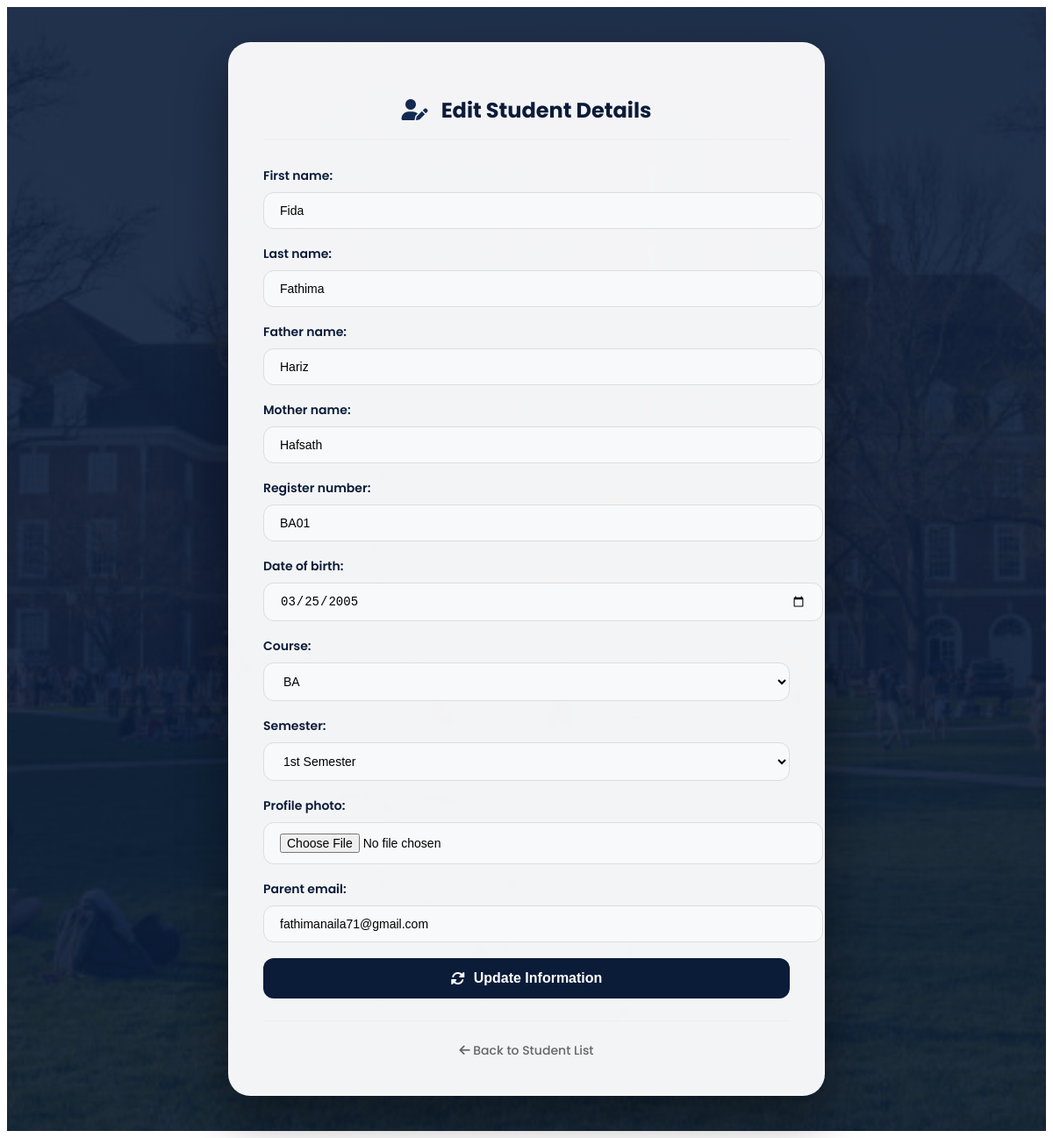
Page /adminpanel/students/edit/5/ (signed in) on the earlier database version.
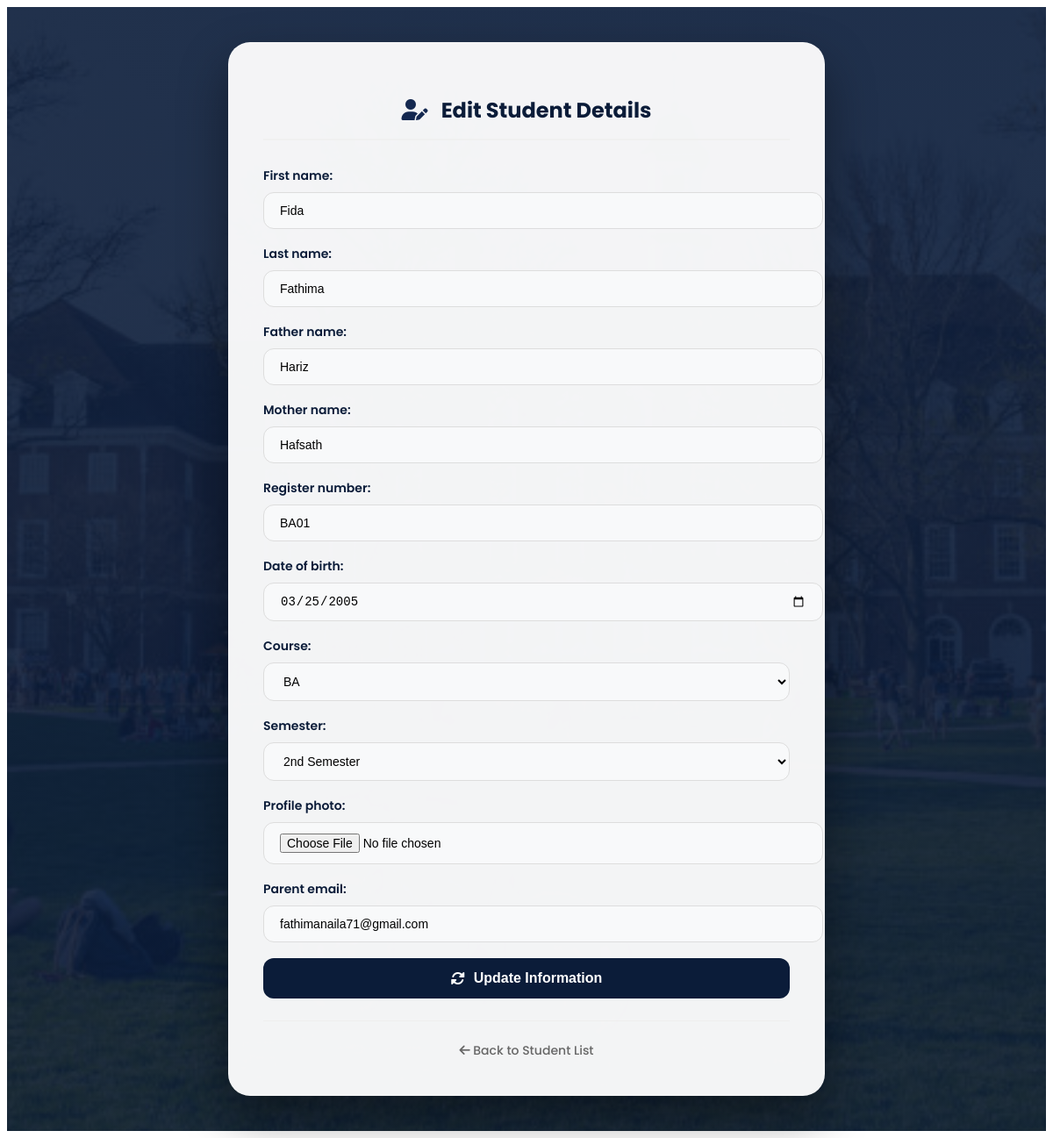
Same page on the later database version.
### students/models.py (models this page shows, shortened)
class Student(models.Model):
    COURSE_CHOICES = (
        ('BCA', 'BCA'),
        ('BSC_CS', 'BSc Computer Science'),
        ('BSC_IT', 'BSc Information Technology'),
        ('BCOM', 'BCom'),
        ('BA', 'BA'),
    )
    user = models.OneToOneField(
        User,
        on_delete=models.CASCADE,
        related_name='student_profile',blank=True,null=True
    )
    course = models.CharField(max_length=20, choices=COURSE_CHOICES)
    SEMESTER_CHOICES = [
    (1, '1st Semester'),
    (2, '2nd Semester'),
    (3, '3rd Semester'),
    (4, '4th Semester'),
    (5, '5th Semester'),
    (6, '6th Semester'),
    ]
    semester = models.PositiveIntegerField(
        choices=SEMESTER_CHOICES,
        default=1
    )
    parent = models.OneToOneField(
        User,
        on_delete=models.CASCADE,
        related_name='parent_student',
        null=True,
        blank=True
    )
    first_name = models.CharField(max_length=50,blank=True)   # Student first name
    last_name = models.CharField(max_length=50,blank=True)    # Student last name
    father_name = models.CharField(max_length=100,blank=True)
    mother_name = models.CharField(max_length=100,blank=True)
    register_number = models.CharField(
        max_length=20,
        unique=True,blank=True
    )
    date_of_birth = models.DateField()
    profile_photo = models.ImageField(
        upload_to='student_profiles/',
        blank=True,
        null=True
    )
    parent_email = models.EmailField(blank=True, null=True)
    otp = models.CharField(max_length=6, blank=True, null=True)  # store OTP
    otp_created_at = models.DateTimeField(blank=True, null=True)  # store OTP timestamp

### adminpanel/views.py (the view)
# urls.py: path('students/edit/<int:pk>/', views.edit_student, name='edit-student'),
@login_required
def edit_student(request,pk):
    if not request.user.is_superuser:
        return redirect('home')
    student = get_object_or_404(Student, pk=pk)
    form = StudentForm(request.POST or None,instance=student)
    if form.is_valid():
        form.save()
        return redirect('student-list')
    return render(request,'adminpanel/edit_student.html',{'form':form})

### students/forms.py
class StudentForm(forms.ModelForm):
    date_of_birth = forms.DateField(
        widget=forms.DateInput(attrs={'type': 'date'})
    )
    parent_email = forms.EmailField(
        required=True,
        widget=forms.EmailInput(attrs={'placeholder': 'Parent Email'})
    )
    class Meta:
        model = Student
        fields = [
            'first_name',
            'last_name',
            'father_name',
            'mother_name',
            'register_number',
            'date_of_birth',
            'course',
            'semester',        # ✅ ADD THIS
            'profile_photo',
            'parent_email',
        ]

### notifications/context_processors.py (called while the page is built)
def notification_count(request):
    if request.user.is_authenticated:
        count = Notification.objects.filter(
            recipient=request.user,
            is_read=False
        ).count()
    else:
        count = 0
    return {
        'unread_notification_count': count
    }

### templates/adminpanel/edit_student.html (shortened to what this page needs)
{% extends 'base.html' %}
{% load static %}
{% block content %}
<link rel="stylesheet" href="https://cdnjs.cloudflare.com/ajax/libs/font-awesome/6.0.0/css/all.min.css">
<div class="edit-student-page">
    <div class="edit-student-card">
        <h2>
            <i class="fas fa-user-edit"></i>
            Edit Student Details
        </h2>
        <form method="post" enctype="multipart/form-data">
            {{ form.as_p }}
            <button type="submit" class="update-btn">
                <i class="fas fa-sync-alt"></i> Update Information
            </button>
        </form>
        <div class="form-footer">
            <a href="{% url 'student-list' %}" class="back-link">
                <i class="fas fa-arrow-left"></i> Back to Student List
            </a>
        </div>
    </div>
</div>
{% endblock %}

Differences in the rows shown:
changed Student "Fida": semester "1st Semester" → "2nd Semester"
